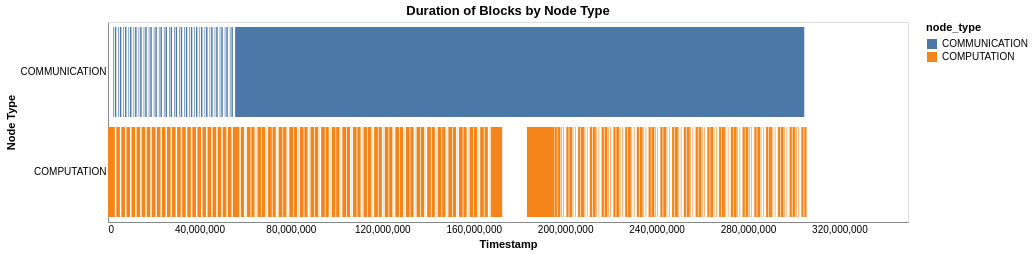
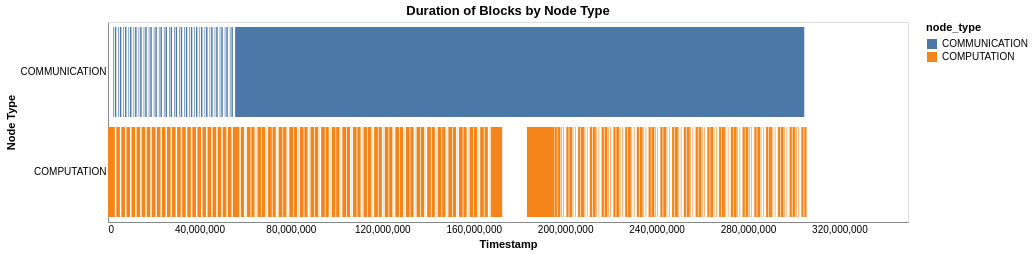
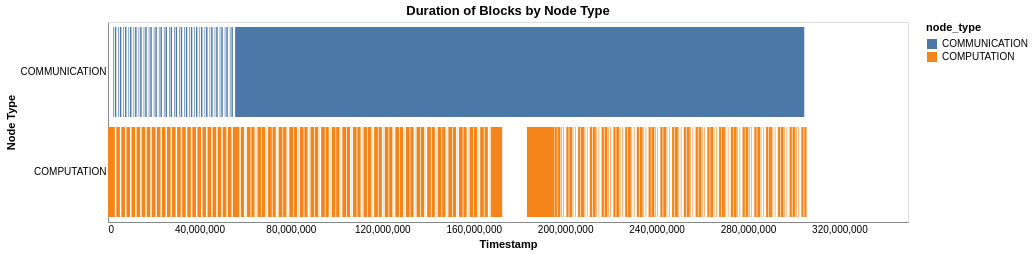
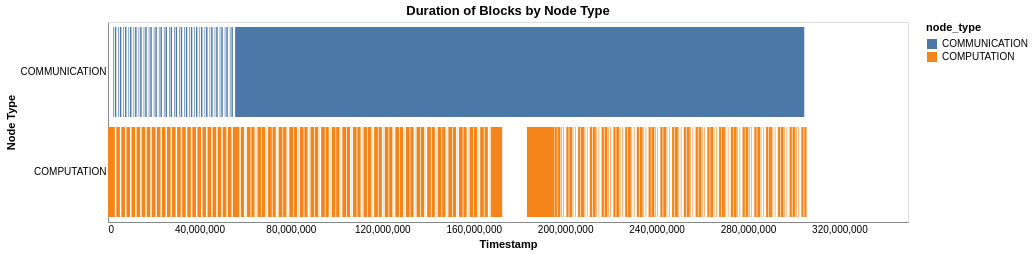

Notebook code for these charts, in order:
### Code cell
df = pd.read_csv("results/GPT_3_1300M/2D_Torus/trace_2_1_32_1_0.csv")
df = get_timings_df(df)
#plot_one_npu(df, 0)
plot_all_npus(df)

### Figure 1 — Vega-Lite specification as saved in the notebook (floating-point values rounded to 4 significant figures; data arrays with more than 128 entries replaced by an {"elided": "..."} marker saying what was removed)
{"config": {"view": {"continuousWidth": 300, "continuousHeight": 300}, "axis": {"grid": false, "ticks": false}}, "data": {"name": "data-6eb25ee6838a2536d9a9e11bafbe1d4a"}, "mark": {"type": "bar"}, "encoding": {"color": {"field": "node_type", "type": "nominal"}, "x": {"field": "start", "title": "Timestamp", "type": "quantitative"}, "x2": {"field": "end"}, "y": {"field": "node_type", "title": "Node Type", "type": "nominal"}}, "height": 200, "params": [{"name": "param_383", "select": {"type": "interval", "encodings": ["x", "y"]}, "bind": "scales"}], "title": "Duration of Blocks by Node Type", "width": 800, "$schema": "https://vega.github.io/schema/vega-lite/v5.20.1.json", "datasets": {"data-6eb25ee6838a2536d9a9e11bafbe1d4a": {"elided": "234 records"}}}

### Figure 2 — Vega-Lite specification as saved in the notebook (floating-point values rounded to 4 significant figures; data arrays with more than 128 entries replaced by an {"elided": "..."} marker saying what was removed)
{"config": {"view": {"continuousWidth": 300, "continuousHeight": 300}, "axis": {"grid": false, "ticks": false}}, "data": {"name": "data-6eb25ee6838a2536d9a9e11bafbe1d4a"}, "mark": {"type": "bar"}, "encoding": {"color": {"field": "node_type", "type": "nominal"}, "x": {"field": "start", "title": "Timestamp", "type": "quantitative"}, "x2": {"field": "end"}, "y": {"field": "node_type", "title": "Node Type", "type": "nominal"}}, "height": 200, "params": [{"name": "param_384", "select": {"type": "interval", "encodings": ["x", "y"]}, "bind": "scales"}], "title": "Duration of Blocks by Node Type", "width": 800, "$schema": "https://vega.github.io/schema/vega-lite/v5.20.1.json", "datasets": {"data-6eb25ee6838a2536d9a9e11bafbe1d4a": {"elided": "234 records"}}}

### Figure 3 — Vega-Lite specification as saved in the notebook (floating-point values rounded to 4 significant figures; data arrays with more than 128 entries replaced by an {"elided": "..."} marker saying what was removed)
{"config": {"view": {"continuousWidth": 300, "continuousHeight": 300}, "axis": {"grid": false, "ticks": false}}, "data": {"name": "data-6eb25ee6838a2536d9a9e11bafbe1d4a"}, "mark": {"type": "bar"}, "encoding": {"color": {"field": "node_type", "type": "nominal"}, "x": {"field": "start", "title": "Timestamp", "type": "quantitative"}, "x2": {"field": "end"}, "y": {"field": "node_type", "title": "Node Type", "type": "nominal"}}, "height": 200, "params": [{"name": "param_385", "select": {"type": "interval", "encodings": ["x", "y"]}, "bind": "scales"}], "title": "Duration of Blocks by Node Type", "width": 800, "$schema": "https://vega.github.io/schema/vega-lite/v5.20.1.json", "datasets": {"data-6eb25ee6838a2536d9a9e11bafbe1d4a": {"elided": "234 records"}}}

### Figure 4 — Vega-Lite specification as saved in the notebook (floating-point values rounded to 4 significant figures; data arrays with more than 128 entries replaced by an {"elided": "..."} marker saying what was removed)
{"config": {"view": {"continuousWidth": 300, "continuousHeight": 300}, "axis": {"grid": false, "ticks": false}}, "data": {"name": "data-6eb25ee6838a2536d9a9e11bafbe1d4a"}, "mark": {"type": "bar"}, "encoding": {"color": {"field": "node_type", "type": "nominal"}, "x": {"field": "start", "title": "Timestamp", "type": "quantitative"}, "x2": {"field": "end"}, "y": {"field": "node_type", "title": "Node Type", "type": "nominal"}}, "height": 200, "params": [{"name": "param_386", "select": {"type": "interval", "encodings": ["x", "y"]}, "bind": "scales"}], "title": "Duration of Blocks by Node Type", "width": 800, "$schema": "https://vega.github.io/schema/vega-lite/v5.20.1.json", "datasets": {"data-6eb25ee6838a2536d9a9e11bafbe1d4a": {"elided": "234 records"}}}
